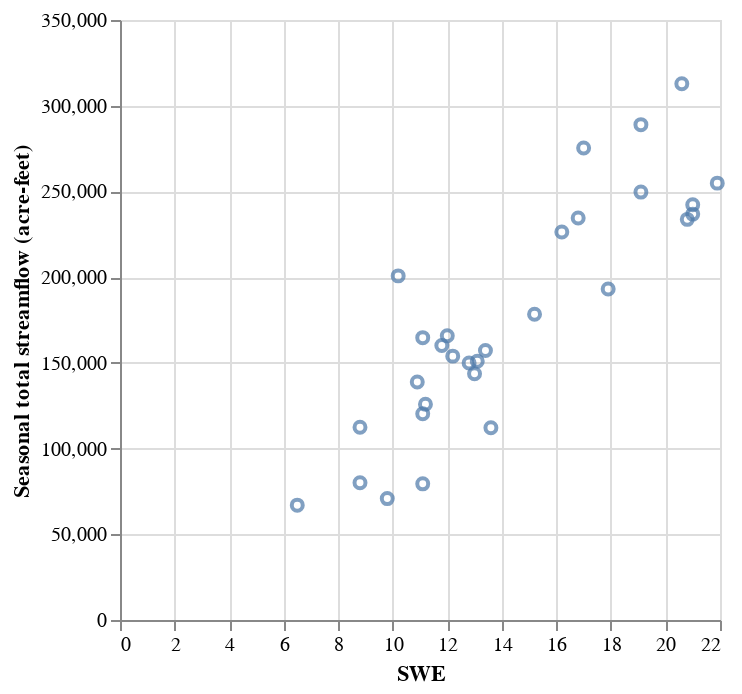

Here is the notebook cell this chart was saved with:
### Markdown cell above
Now that the tables are joined, we can look at the relationship between SWE and Streamflow across all years of data.

### Code cell
alt.Chart(df_swe_and_streamflow).mark_point().encode(
    alt.X('SWE:Q'),
    alt.Y('Seasonal total streamflow (acre-feet):Q')
)

### Figure 1 — Vega-Lite specification as saved in the notebook (floating-point values rounded to 4 significant figures)
{"config": {"view": {"continuousWidth": 300, "continuousHeight": 300}}, "data": {"name": "data-207518f0fdf3b872be93061986733fb5"}, "mark": {"type": "point"}, "encoding": {"x": {"field": "SWE", "type": "quantitative"}, "y": {"field": "Seasonal total streamflow (acre-feet)", "type": "quantitative"}}, "$schema": "https://vega.github.io/schema/vega-lite/v5.8.0.json", "datasets": {"data-207518f0fdf3b872be93061986733fb5": [{"SWE": 11.8, "SWE_units": "in", "datasource": "NRCS", "Seasonal total streamflow (acre-feet)": 160200.0, "type": "Feature", "geometry": {"type": "Point", "coordinates": [-107.0, 38.89, 10190.0]}}, {"SWE": 20.6, "SWE_units": "in", "datasource": "NRCS", "Seasonal total streamflow (acre-feet)": 312800.0, "type": "Feature", "geometry": {"type": "Point", "coordinates": [-107.0, 38.89, 10190.0]}}, {"SWE": 21.0, "SWE_units": "in", "datasource": "NRCS", "Seasonal total streamflow (acre-feet)": 236800.0, "type": "Feature", "geometry": {"type": "Point", "coordinates": [-107.0, 38.89, 10190.0]}}, {"SWE": 19.1, "SWE_units": "in", "datasource": "NRCS", "Seasonal total streamflow (acre-feet)": 288900.0, "type": "Feature", "geometry": {"type": "Point", "coordinates": [-107.0, 38.89, 10190.0]}}, {"SWE": 12.2, "SWE_units": "in", "datasource": "NRCS", "Seasonal total streamflow (acre-feet)": 153900.0, "type": "Feature", "geometry": {"type": "Point", "coordinates": [-107.0, 38.89, 10190.0]}}, {"SWE": 10.2, "SWE_units": "in", "datasource": "NRCS", "Seasonal total streamflow (acre-feet)": 200700.0, "type": "Feature", "geometry": {"type": "Point", "coordinates": [-107.0, 38.89, 10190.0]}}, {"SWE": 13.0, "SWE_units": "in", "datasource": "NRCS", "Seasonal total streamflow (acre-feet)": 143600.0, "type": "Feature", "geometry": {"type": "Point", "coordinates": [-107.0, 38.89, 10190.0]}}, {"SWE": 10.9, "SWE_units": "in", "datasource": "NRCS", "Seasonal total streamflow (acre-feet)": 138900.0, "type": "Feature", "geometry": {"type": "Point", "coordinates": [-107.0, 38.89, 10190.0]}}, {"SWE": 9.8, "SWE_units": "in", "datasource": "NRCS", "Seasonal total streamflow (acre-feet)": 70820.0, "type": "Feature", "geometry": {"type": "Point", "coordinates": [-107.0, 38.89, 10190.0]}}, {"SWE": 13.4, "SWE_units": "in", "datasource": "NRCS", "Seasonal total streamflow (acre-feet)": 157200.0, "type": "Feature", "geometry": {"type": "Point", "coordinates": [-107.0, 38.89, 10190.0]}}, {"SWE": 11.2, "SWE_units": "in", "datasource": "NRCS", "Seasonal total streamflow (acre-feet)": 125800.0, "type": "Feature", "geometry": {"type": "Point", "coordinates": [-107.0, 38.89, 10190.0]}}, {"SWE": 17.9, "SWE_units": "in", "datasource": "NRCS", "Seasonal total streamflow (acre-feet)": 193100.0, "type": "Feature", "geometry": {"type": "Point", "coordinates": [-107.0, 38.89, 10190.0]}}, {"SWE": 15.2, "SWE_units": "in", "datasource": "NRCS", "Seasonal total streamflow (acre-feet)": 178400.0, "type": "Feature", "geometry": {"type": "Point", "coordinates": [-107.0, 38.89, 10190.0]}}, {"SWE": 11.1, "SWE_units": "in", "datasource": "NRCS", "Seasonal total streamflow (acre-feet)": 120300.0, "type": "Feature", "geometry": {"type": "Point", "coordinates": [-107.0, 38.89, 10190.0]}}, {"SWE": 21.9, "SWE_units": "in", "datasource": "NRCS", "Seasonal total streamflow (acre-feet)": 254800.0, "type": "Feature", "geometry": {"type": "Point", "coordinates": [-107.0, 38.89, 10190.0]}}, {"SWE": 16.8, "SWE_units": "in", "datasource": "NRCS", "Seasonal total streamflow (acre-feet)": 234500.0, "type": "Feature", "geometry": {"type": "Point", "coordinates": [-107.0, 38.89, 10190.0]}}, {"SWE": 12.0, "SWE_units": "in", "datasource": "NRCS", "Seasonal total streamflow (acre-feet)": 165900.0, "type": "Feature", "geometry": {"type": "Point", "coordinates": [-107.0, 38.89, 10190.0]}}, {"SWE": 17.0, "SWE_units": "in", "datasource": "NRCS", "Seasonal total streamflow (acre-feet)": 275400.0, "type": "Feature", "geometry": {"type": "Point", "coordinates": [-107.0, 38.89, 10190.0]}}, {"SWE": 6.5, "SWE_units": "in", "datasource": "NRCS", "Seasonal total streamflow (acre-feet)": 67000.0, "type": "Feature", "geometry": {"type": "Point", "coordinates": [-107.0, 38.89, 10190.0]}}, {"SWE": 8.8, "SWE_units": "in", "datasource": "NRCS", "Seasonal total streamflow (acre-feet)": 112400.0, "type": "Feature", "geometry": {"type": "Point", "coordinates": [-107.0, 38.89, 10190.0]}}, {"SWE": 16.2, "SWE_units": "in", "datasource": "NRCS", "Seasonal total streamflow (acre-feet)": 226400.0, "type": "Feature", "geometry": {"type": "Point", "coordinates": [-107.0, 38.89, 10190.0]}}, {"SWE": 11.1, "SWE_units": "in", "datasource": "NRCS", "Seasonal total streamflow (acre-feet)": 164700.0, "type": "Feature", "geometry": {"type": "Point", "coordinates": [-107.0, 38.89, 10190.0]}}, {"SWE": 13.1, "SWE_units": "in", "datasource": "NRCS", "Seasonal total streamflow (acre-feet)": 151000.0, "type": "Feature", "geometry": {"type": "Point", "coordinates": [-107.0, 38.89, 10190.0]}}, {"SWE": 21.0, "SWE_units": "in", "datasource": "NRCS", "Seasonal total streamflow (acre-feet)": 242300.0, "type": "Feature", "geometry": {"type": "Point", "coordinates": [-107.0, 38.89, 10190.0]}}, {"SWE": 8.8, "SWE_units": "in", "datasource": "NRCS", "Seasonal total streamflow (acre-feet)": 80090.0, "type": "Feature", "geometry": {"type": "Point", "coordinates": [-107.0, 38.89, 10190.0]}}, {"SWE": 19.1, "SWE_units": "in", "datasource": "NRCS", "Seasonal total streamflow (acre-feet)": 249600.0, "type": "Feature", "geometry": {"type": "Point", "coordinates": [-107.0, 38.89, 10190.0]}}, {"SWE": 13.6, "SWE_units": "in", "datasource": "NRCS", "Seasonal total streamflow (acre-feet)": 112200.0, "type": "Feature", "geometry": {"type": "Point", "coordinates": [-107.0, 38.89, 10190.0]}}, {"SWE": 11.1, "SWE_units": "in", "datasource": "NRCS", "Seasonal total streamflow (acre-feet)": 79420.0, "type": "Feature", "geometry": {"type": "Point", "coordinates": [-107.0, 38.89, 10190.0]}}, {"SWE": 12.8, "SWE_units": "in", "datasource": "NRCS", "Seasonal total streamflow (acre-feet)": 150000.0, "type": "Feature", "geometry": {"type": "Point", "coordinates": [-107.0, 38.89, 10190.0]}}, {"SWE": 20.8, "SWE_units": "in", "datasource": "NRCS", "Seasonal total streamflow (acre-feet)": 233700.0, "type": "Feature", "geometry": {"type": "Point", "coordinates": [-107.0, 38.89, 10190.0]}}]}}
